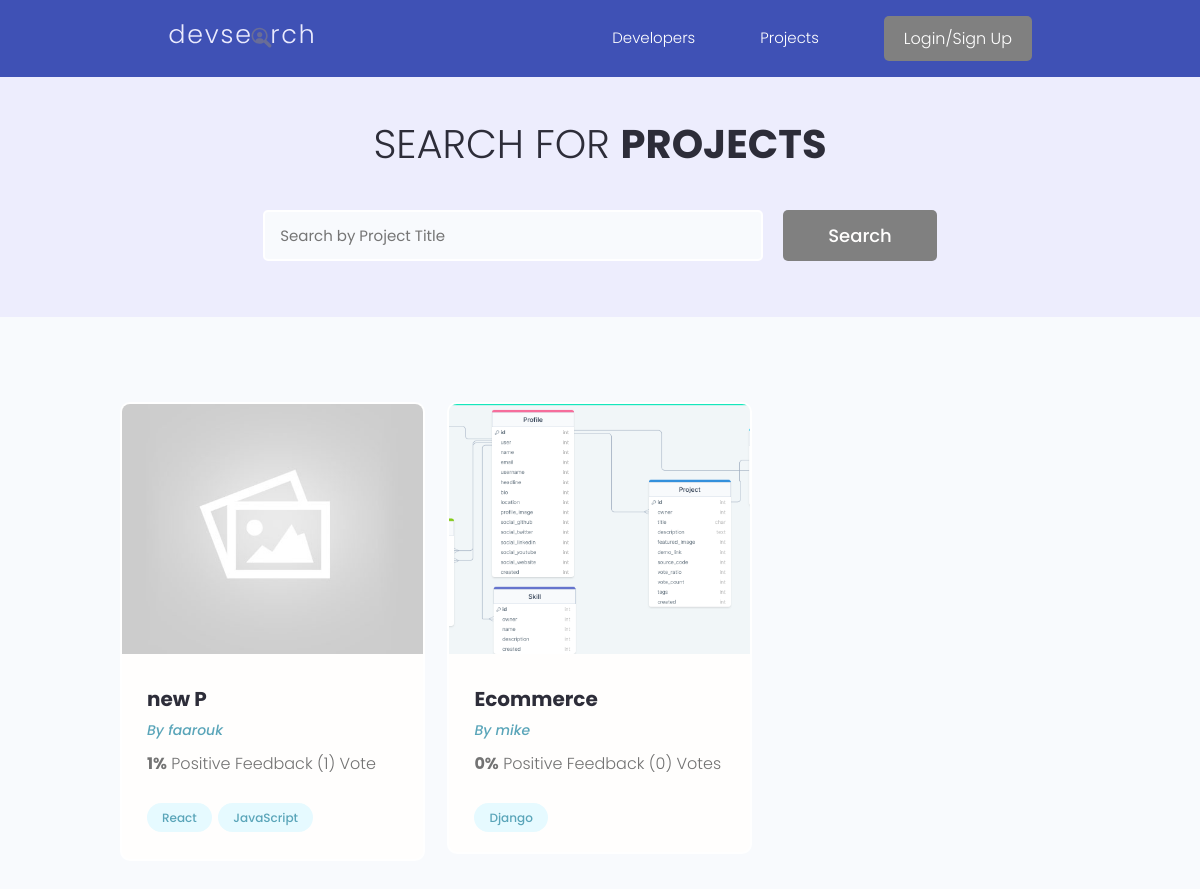
Page /projects/ on the earlier database version.
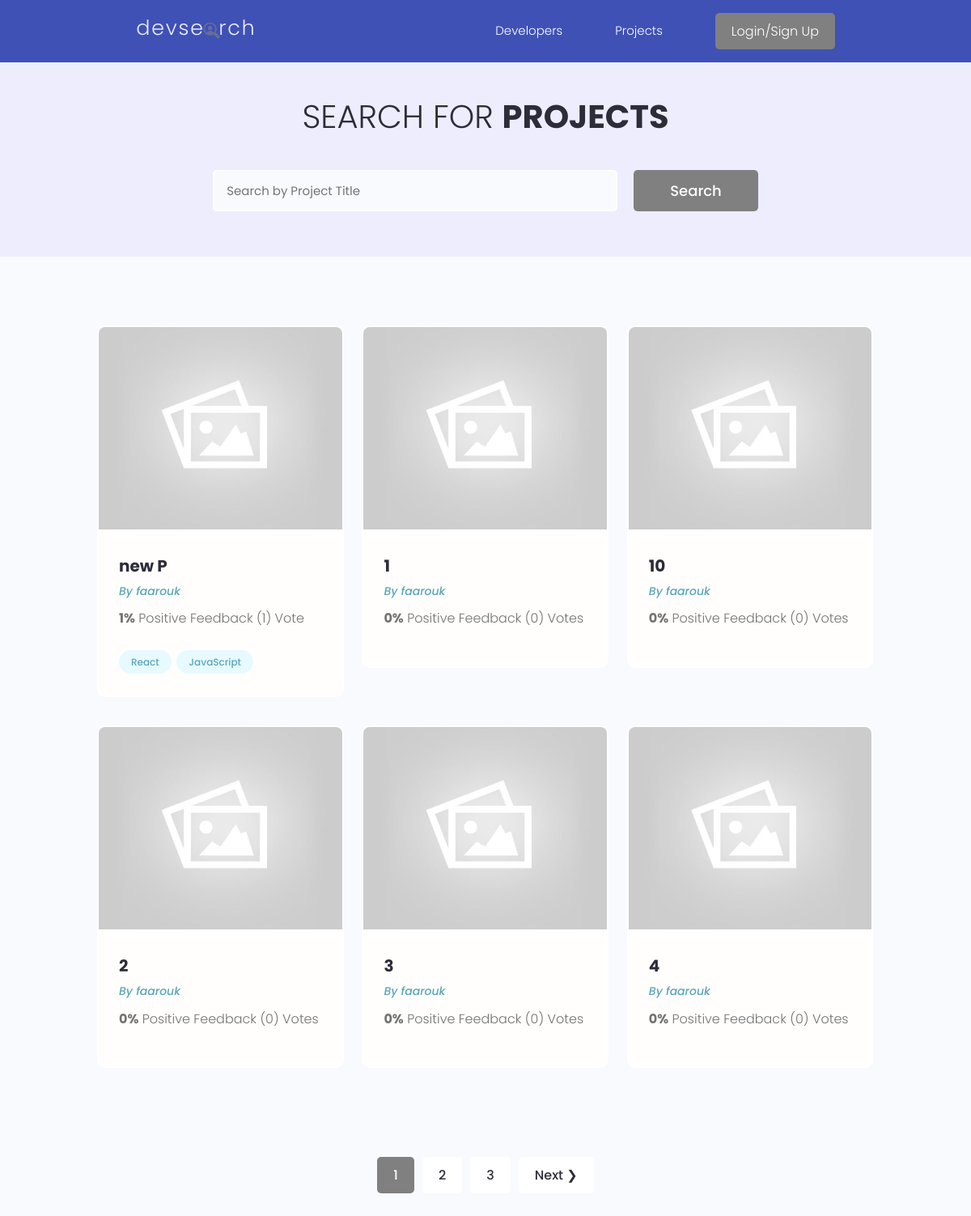
Same page on the later database version.
### projects/models.py (models this page shows, shortened)
class Project(models.Model):
    owner = models.ForeignKey(Profile,null=True,blank=True,on_delete=models.SET_NULL)
    title = models.CharField(max_length=200)
    description = models.TextField(null=True,blank=True)
    featured_image = models.ImageField(null=True,blank=True,default='default.jpg')
    demo_link = models.CharField(max_length=2000, null=True,blank=True)
    source_link = models.CharField(max_length=2000,null=True,blank=True)
    tags = models.ManyToManyField('Tag',blank=True)
    vote_total = models.IntegerField(default=0,null=True,blank=True)
    vote_ratio = models.IntegerField(default=0,null=True,blank=True)
    created = models.DateTimeField(auto_now_add=True)
    id = models.UUIDField(default=uuid.uuid4, unique = True,
                          primary_key=True,editable=False)
    class Meta:
        ordering = ['-vote_ratio' , '-vote_total' , 'title' ]

class Tag(models.Model):
    name = models.CharField(max_length=200)
    created = models.DateTimeField(auto_now_add=True)
    id = models.UUIDField(default=uuid.uuid4,unique=True,
                          primary_key=True ,editable=False)
    def __str__(self) :
        return self.name

### users/models.py (models this page shows, shortened)
class Profile(models.Model):
    user = models.OneToOneField(User,on_delete=models.CASCADE,null=True,blank=True)
    name = models.CharField(max_length=200,null=True,blank=True)
    email = models.EmailField(max_length=500,null=True,blank=True)
    username = models.CharField(max_length=200,null=True,blank=True)
    location = models.CharField(max_length=200,null=True,blank=True)
    short_intro = models.CharField(max_length=200,null=True,blank=True)
    bio = models.TextField(null=True,blank=True)
    profile_image = models.ImageField(null=True,blank=True,upload_to='profiles/',default="profiles/user-default.png")
    social_github = models.CharField(max_length=200,null=True,blank=True)
    social_twitter = models.CharField(max_length=200,null=True,blank=True)
    social_linkedin = models.CharField(max_length=200,null=True,blank=True)
    social_youtube = models.CharField(max_length=200,null=True,blank=True)
    social_website = models.CharField(max_length=200,null=True,blank=True)
    created = models.DateTimeField(auto_now_add=True)
    id = models.UUIDField(default=uuid.uuid4, unique = True,
                          primary_key=True,editable=False)

### projects/views.py (the view)
# urls.py: path('projects/', include('projects.urls')),
def projects(request):
    projects, search_query =  searchProjects(request)
    custom_range ,projects = paginateProjects(request,projects,6)
    context = {'projects' : projects ,'search_query': search_query , 'custom_range' : custom_range }
    return render(request, 'projects/projects.html',context)

### projects/utils.py (called while the page is built)
def paginateProjects(request,projects,results):
    page = request.GET.get('page')
    paginator = Paginator(projects, results)
    try:
      projects = paginator.page(page)
    except PageNotAnInteger:
       page = 1
       projects = paginator.page(page)
    except EmptyPage:
       page = paginator.num_pages
       projects = paginator.page(page)
    leftIndex = (int(page) - 4)
    if leftIndex < 1 :
       leftIndex = 1
    rightIndex = (int(page) + 5)
    if rightIndex > paginator.num_pages :
       rightIndex = paginator.num_pages + 1
    custom_range = range(leftIndex,rightIndex)
    return custom_range, projects

def searchProjects(request):
    search_query = ''
    if request.GET.get('search_query'):
       search_query = request.GET.get('search_query')
    tags = Tag.objects.filter(name__icontains = search_query)
    projects = Project.objects.distinct().filter(
       Q(title__icontains = search_query) |
       Q(description__icontains = search_query) |
       Q(owner__name = search_query)  |
       Q(tags__in = tags)
    )
    return projects, search_query

### projects/templates/projects/projects.html (shortened to what this page needs)
{% extends 'main.html' %} {% block content %}
<main class="projects">
	<section class="hero-section text-center">
		<div class="container container--narrow">
			<div class="hero-section__box">
				<h2>Search for <span>Projects</span></h2>
			</div>
			<div class="hero-section__search">
				<form
					id='searchForm'
					class="form"
					action="{% url 'projects' %}"
					method="get">
					<div class="form__field">
						<input
							class="input input--text"
							id="formInput#search"
							type="text"
							name="search_query"
							placeholder="Search by Project Title"
							value="{{search_query}}" />
					</div>
					<input
						class="btn btn--sub btn--lg"
						type="submit"
						value="Search" />
				</form>
			</div>
		</div>
	</section>
	<section class="projectsList">
		<div class="container">
			<div class="grid grid--three">
				{% for project in projects %}
				<div class="column">
					<div class="card project">
						<a
							href="{% url 'project' project.id %}"
							class="project">
							<img
								class="project__thumbnail"
								src="{{project.featured_image.url}}"
								alt="project thumbnail" />
							<div class="card__body">
								<h3 class="project__title">{{project.title}}</h3>
								<p>
									<a
										class="project__author"
										href="{% url 'user-profile' project.owner.id %}"
										>By {{project.owner.name}}</a
									>
								</p>
								<p class="project--rating">
									<span style="font-weight: bold">{{project.vote_ratio}}%</span>
									Positive Feedback ({{project.vote_total}})
									Vote{{project.vote_total|pluralize:"s"}}
								</p>
								<div class="project__tags">
									{% for tag in project.tags.all %}
									<span class="tag tag--pill tag--main">
										<small>{{tag}}</small>
									</span>
									{% endfor %}
								</div>
							</div>
						</a>
					</div>
				</div>
				{% endfor %}
			</div>
		</div>
	</section>
	{% include 'pagination.html' with queryset=projects custom_range=custom_range %}
</main>
{% endblock content %}

Differences in the rows shown:
no longer on this page (row unchanged): Project: featured_image (picture), title "Ecommerce", owner.name "mike", vote_ratio "0", vote_total "0"
no longer on this page (row unchanged): Tag: name "Django", shown under "Ecommerce"
added Project: featured_image (placeholder picture), title "1", owner.name "faarouk", vote_ratio "0", vote_total "0"
added Project: featured_image (placeholder picture), title "10", owner.name "faarouk", vote_ratio "0", vote_total "0"
added Project: featured_image (placeholder picture), title "2", owner.name "faarouk", vote_ratio "0", vote_total "0"
added Project: featured_image (placeholder picture), title "3", owner.name "faarouk", vote_ratio "0", vote_total "0"
added Project: featured_image (placeholder picture), title "4", owner.name "faarouk", vote_ratio "0", vote_total "0"
Other differences:
new list line: "1"
new list line: "2"
new list line: "3"
text now shown: "Next ❯"
